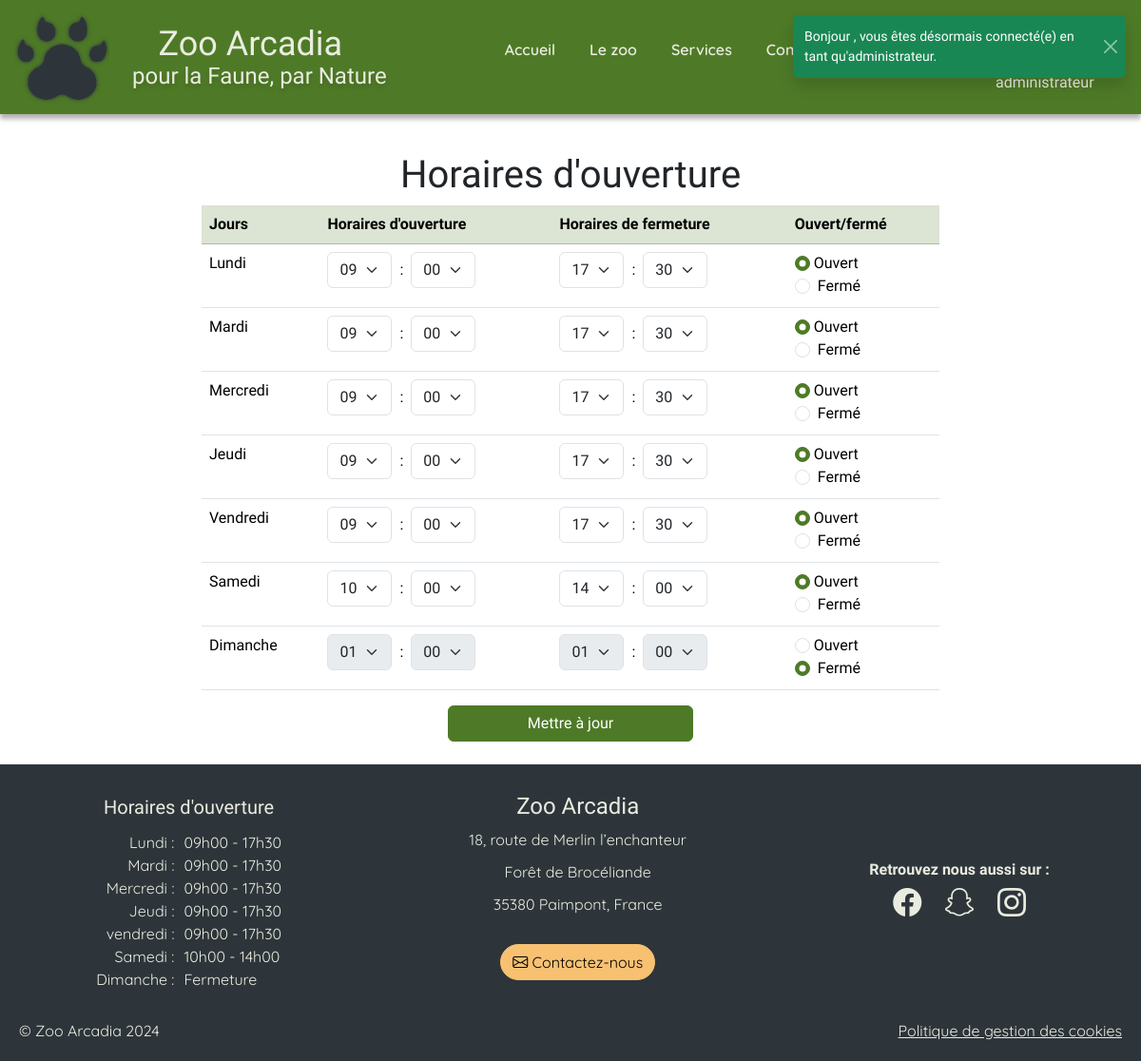
The page /admOpening/view (signed in) on the database its author committed.
### tables this page shows
CREATE TABLE opening (
    id INT AUTO_INCREMENT PRIMARY KEY,
    day_name VARCHAR(10) NOT NULL,        
    opening_hour INT NOT NULL,  
    opening_minute INT NOT NULL, 
    closing_hour INT NOT NULL,    
    closing_minute INT NOT NULL,  
    closure BOOLEAN        
);

### app/Database/DbUtils.php (called while the page is built, shortened)
<?php
class DbUtils
{
    static ?PDO $pdo = null;
    public static function getPdo(): PDO
    {
        if (self::$pdo !== null) {
            return self::$pdo;
        }
        self::$pdo = new \PDO(self::getDSN(), self::getUser(), self::getPassword());
        return self::$pdo;
    }
    private static function getEnv($key, $default = null)
    {
        $value = getenv($key);
        return $default;
    }
    public static function getDSN()
    {
        $host = 'mysql';
        $dbname = self::getEnv('MYSQL_DATABASE');
        $port = '3306';
        return "mysql:host={$host};dbname={$dbname};port={$port}";
    }
    public static function getUser()
    {
        return self::getEnv('MYSQL_USER');
    }
    public static function getPassword()
    {
        return self::getEnv('MYSQL_PASSWORD');
    }
}

### app/Views/admOpening.php (the view, shortened to what this page needs)
<?php
$query = DbUtils::getPdo()->query('SELECT * FROM opening');
$days = $query->fetchAll(\PDO::FETCH_ASSOC);
?>
    <div class="container-fluid col-md-10 col-lg-8 adm d-flex flex-column">
        <h1>Horaires d'ouverture</h1>
        <form method="POST">
            <table id="list-opening"  class="table table-hover table-responsive">
                <thead>
                    <tr class="table-primary ">
                        <th> Jours </th>
                        <th> Horaires d'ouverture </th>
                        <th> Horaires de fermeture </th>
                        <th> Ouvert/fermé</th>
                    </tr>
                </thead>
                <tbody >
                    <?php
                    foreach ($days as $day) {
                        echo '<tr name="'. $day['id'] .'" data-id="' . $day['id'] . '">';
                        echo '<td>' . $day['day_name'] . '</td>';
                        $disabled = $day['closure'] ? 'disabled' : '';
                        echo '<td>';
                            echo '<select class="form-select w-auto d-inline-block" name="opening_hour_'.$day['id'].'"' . $disabled . ' >';
                            for ($i = 1; $i <= 23; $i++) {
                                $selected = ($i == $day['opening_hour']) ? 'selected' : '';
                                echo '<option value="' . $i . '" ' . $selected . '>' . sprintf('%02d', $i) . '</option>';
                            }
                            echo '</select><span class="mx-2">:</span>';
                            echo '<select class="form-select w-auto d-inline-block" name="opening_minute_'.$day['id'].'"' . $disabled . ' >';
                            for ($i = 0; $i <= 45; $i += 15) {
                                $selected = ($i == $day['opening_minute']) ? 'selected' : '';
                                echo '<option value="' . $i . '" ' . $selected . '>' . sprintf('%02d', $i) . '</option>';
                            }
                            echo '</select>';
                        echo '</td>';
                        echo '<td>';
                            echo '<select class="form-select w-auto d-inline-block" name="closing_hour_'.$day['id'].'"' . $disabled . ' >';
                            for ($i = 1; $i <= 23; $i++) {
                                $selected = ($i == $day['closing_hour']) ? 'selected' : '';
                                echo '<option value="' . $i . '" ' . $selected . '>' . sprintf('%02d', $i) . '</option>';
                            }
                            echo '</select><span class="mx-2">:</span>';
                            echo '<select class="form-select w-auto d-inline-block" name="closing_minute_'.$day['id'].'"' . $disabled . ' >';
                            for ($i = 0; $i <= 45; $i += 15) {
                                $selected = ($i == $day['closing_minute']) ? 'selected' : '';
                                echo '<option value="' . $i . '" ' . $selected . '>' . sprintf('%02d', $i) . '</option>';
                            }
                            echo '</select>';
                        echo '</td>';
                        echo '<td>';
                        ?>
                            <input class="form-check-input" type="radio" name="opening_<?php echo $day['id']?>" value="open" <?php echo $day['closure'] ? '' : 'checked'?>>
                            <label class="form-check-label" for="open">
                                Ouvert
                            </label>
                            </div>
                            <div class="form-check">
                            <input class="form-check-input" type="radio" name="opening_<?php echo $day['id']?>" value="closed"  <?php echo $day['closure'] ? 'checked' : ''?>>
                            <label class="form-check-label" for="closed">
                                Fermé
                            </label>
                        <?php
                    }
                    ?>
        <button type="button" id="openingButton" class="btn btn-primary align-self-center mb-4 col-4">Mettre à jour</button>
    </div>

### app/Views/templates/opening.php (shortened to what this page needs)
<?php
$query = DbUtils::getPdo()->query('SELECT * FROM opening');
$days = $query->fetchAll(\PDO::FETCH_ASSOC);
?>
<div id="opening-time">
    <div id="day">
        <div>Lundi :</div>
        <div>Mardi :</div>
        <div>Mercredi :</div>
        <div>Jeudi :</div>
        <div>vendredi :</div>
        <div>Samedi :</div>
        <div>Dimanche :</div>
    </div>
    <div id="opening-hours">
        <?php
            foreach ($days as $day){
                if($day['closure']){
                   echo "<div>Fermeture</div>";
                } else {
                    echo "<div>"
                    .sprintf('%02d', $day['opening_hour'])
                    ."h".sprintf('%02d', $day['opening_minute'])
                    ." - "
                    .sprintf('%02d', $day['closing_hour'])
                    ."h".sprintf('%02d', $day['closing_minute'])
                    ."</div>";
                }
            }
        ?>
    </div>
</div>

### rows shown on the page
opening: day_name "Lundi", id+closure "09", id+closure "00", id+closure "17", id+closure "30", closure "☑", opening_hour "09", opening_minute "00", closing_hour "17", closing_minute "30"
opening: day_name "Mardi", id+closure "09", id+closure "00", id+closure "17", id+closure "30", closure "☑", opening_hour "09", opening_minute "00", closing_hour "17", closing_minute "30"
opening: day_name "Mercredi", id+closure "09", id+closure "00", id+closure "17", id+closure "30", closure "☑", opening_hour "09", opening_minute "00", closing_hour "17", closing_minute "30"
opening: day_name "Jeudi", id+closure "09", id+closure "00", id+closure "17", id+closure "30", closure "☑", opening_hour "09", opening_minute "00", closing_hour "17", closing_minute "30"
opening: day_name "Vendredi", id+closure "09", id+closure "00", id+closure "17", id+closure "30", closure "☑", opening_hour "09", opening_minute "00", closing_hour "17", closing_minute "30"
opening: day_name "Samedi", id+closure "10", id+closure "00", id+closure "14", closure "☑", opening_hour "10", opening_minute "00", closing_hour "14", closing_minute "00"
opening: day_name "Dimanche", id+closure "01", id+closure "00", closure "☑", shows "Fermeture"

### other values the page prints
$_SESSION['role'] "administrateur"
